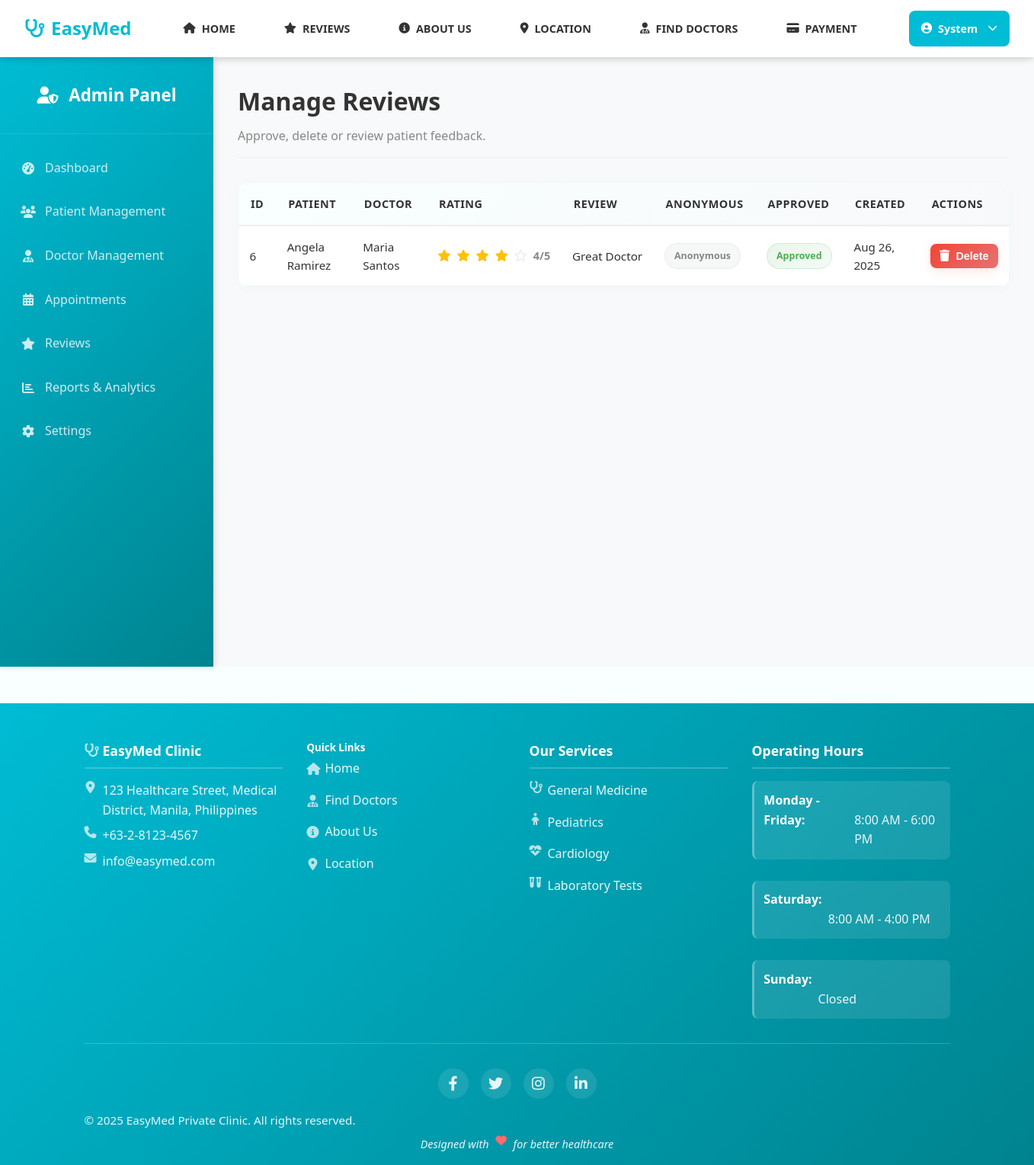
/admin/Reviews/review_admin.php (signed in), run on the app's committed database.
### tables this page shows
CREATE TABLE reviews (
                    id INTEGER PRIMARY KEY AUTOINCREMENT,
                    patient_id INTEGER NOT NULL,
                    doctor_id INTEGER NOT NULL,
                    appointment_id INTEGER,
                    rating INTEGER CHECK (rating >= 1 AND rating <= 5),
                    review_text TEXT,
                    status VARCHAR(20) DEFAULT 'active' CHECK (status IN ('active', 'inactive')),
                    created_at DATETIME DEFAULT CURRENT_TIMESTAMP, is_anonymous INTEGER DEFAULT 0, is_approved INTEGER DEFAULT 1,
                    FOREIGN KEY (patient_id) REFERENCES patients(id),
                    FOREIGN KEY (doctor_id) REFERENCES doctors(id),
                    FOREIGN KEY (appointment_id) REFERENCES appointments(id)
                );

### includes/database.php (called while the page is built, shortened)
<?php
class Database {
    private $connection;
    private static $instance = null;
    public static function getInstance() {
        if (self::$instance === null) {
            self::$instance = new self();
        }
        return self::$instance;
    }
    private function connect() {
        try {
            if (DB_TYPE === 'sqlite') {
                $this->connection = new PDO(
                    "sqlite:" . SQLITE_PATH,
                    null,
                    null,
                    array(
                        PDO::ATTR_ERRMODE => PDO::ERRMODE_EXCEPTION,
                        PDO::ATTR_DEFAULT_FETCH_MODE => PDO::FETCH_ASSOC
                    )
                );
                $this->connection->exec('PRAGMA foreign_keys = ON');
            }
        } catch (PDOException $e) {
            die("Database connection failed: " . $e->getMessage());
        }
    }
    public function query($sql, $params = array()) {
        try {
            $stmt = $this->connection->prepare($sql);
            $stmt->execute($params);
            return $stmt;
        } catch (PDOException $e) {
            error_log("Database query error: " . $e->getMessage());
            throw $e;
        }
    }
    public function fetchAll($sql, $params = array()) {
        $stmt = $this->query($sql, $params);
        return $stmt->fetchAll();
    }
}
?>

### admin/Reviews/review_admin.php (the view, shortened to what this page needs)
<?php
$db = Database::getInstance();
$reviews = $db->fetchAll("SELECT r.*, p.user_id as patient_user_id, u_p.first_name as patient_first_name, u_p.last_name as patient_last_name, d.user_id as doctor_user_id, u_d.first_name as doctor_first_name, u_d.last_name as doctor_last_name
    FROM reviews r
    LEFT JOIN patients p ON r.patient_id = p.id
    LEFT JOIN users u_p ON p.user_id = u_p.id
    LEFT JOIN doctors d ON r.doctor_id = d.id
    LEFT JOIN users u_d ON d.user_id = u_d.id
    ORDER BY r.created_at DESC");
require_once '../../includes/header.php';
?>
<div class="admin-container">
    <?php include __DIR__ . '/../components/sidebar.php'; ?>
    <div class="admin-content">
        <div class="content-header">
            <h1>Manage Reviews</h1>
            <p>Approve, delete or review patient feedback.</p>
        </div>
        <div class="content-section">
            <div class="table-container">
                <table class="data-table">
                    <thead>
                        <tr>
                            <th>ID</th>
                            <th>Patient</th>
                            <th>Doctor</th>
                            <th>Rating</th>
                            <th>Review</th>
                            <th>Anonymous</th>
                            <th>Approved</th>
                            <th>Created</th>
                            <th>Actions</th>
                        </tr>
                    </thead>
                    <tbody>
                        <?php foreach ($reviews as $r): ?>
                        <tr>
                            <td><?php echo $r['id']; ?></td>
                            <td><?php echo $r['patient_user_id'] ? htmlspecialchars($r['patient_first_name'] . ' ' . $r['patient_last_name']) : 'Guest'; ?></td>
                            <td><?php echo $r['doctor_user_id'] ? htmlspecialchars($r['doctor_first_name'] . ' ' . $r['doctor_last_name']) : 'Unknown'; ?></td>
                            <td>
                                <div class="rating-display">
                                    <?php
                                    $rating = intval($r['rating']);
                                    for ($i = 1; $i <= 5; $i++) {
                                        echo $i <= $rating ? '<i class="fas fa-star star-filled"></i>' : '<i class="far fa-star star-empty"></i>';
                                    }
                                    ?>
                                    <span class="rating-number"><?php echo $rating; ?>/5</span>
                                </div>
                            </td>
                            <td><?php echo nl2br(htmlspecialchars($r['review_text'])); ?></td>
                            <td><?php echo $r['is_anonymous'] ? '<span class="pill pill-anonymous">Anonymous</span>' : '<span class="pill pill-public">Public</span>'; ?></td>
                            <td><?php echo $r['is_approved'] ? '<span class="pill pill-approved">Approved</span>' : '<span class="pill pill-pending">Pending</span>'; ?></td>
                            <td><?php echo date('M j, Y', strtotime($r['created_at'])); ?></td>
                            <td>
                                <form method="post" action="process_review_admin.php" style="display:inline-block;">
                                    <button type="submit" name="action" value="delete" class="btn btn-sm btn-danger" onclick="return confirm('Delete this review?');">
                                        <i class="fas fa-trash"></i> Delete
                                    </button>
                                </form>
                            </td>
                        </tr>
                        <?php endforeach; ?>
                    </tbody>
                </table>
            </div>
        </div>
    </div>
</div>
<?php require_once '../../includes/footer.php';

### assets/css/style.css (style rules this page uses)
:root { --primary-cyan: #00bcd4; --light-cyan: #4dd0e1; --dark-cyan: #0097a7; --white: #ffffff; --light-gray: #f5f5f5; --medium-gray: #e0e0e0; --dark-gray: #757575; --text-dark: #333333; --text-light: #666666; --success: #4caf50; --warning: #ff9800; --error: #f44336; --shadow: rgba(0, 188, 212, 0.1); }
* { margin: 0; padding: 0; box-sizing: border-box; }
body { font-family: 'Segoe UI', Tahoma, Geneva, Verdana, sans-serif; line-height: 1.6; color: var(--text-dark); background-color: #f8fffe; }
.btn { padding: 0.75rem 1.5rem; border: none; border-radius: 8px; cursor: pointer; font-size: 0.9rem; font-weight: 600; text-decoration: none; display: inline-flex; align-items: center; gap: 0.5rem; transition: all 0.3s ease; text-align: center; justify-content: center; }
.btn-sm { padding: 0.5rem 1rem; font-size: 0.85rem; }

### assets/css/components/header.css (style rules this page uses)
:root { --primary-cyan: #00bcd4; --light-cyan: #4dd0e1; --dark-cyan: #0097a7; --white: #ffffff; --light-gray: #f5f5f5; --medium-gray: #e0e0e0; --dark-gray: #757575; --text-dark: #333333; --text-light: #666666; --success: #4caf50; --warning: #ff9800; --error: #f44336; --shadow: rgba(0, 188, 212, 0.1); }

### assets/css/components/footer.css (style rules this page uses)
:root { --primary-cyan: #00bcd4; --light-cyan: #4dd0e1; --dark-cyan: #0097a7; --white: #ffffff; --light-gray: #f5f5f5; --medium-gray: #e0e0e0; --dark-gray: #757575; --text-dark: #333333; --text-light: #666666; --success: #4caf50; --warning: #ff9800; --error: #f44336; --shadow: rgba(0, 188, 212, 0.1); --border-color: #e2e8f0; --bg-light: #f8fafc; }

### assets/css/admin/sidebar.css (style rules this page uses)
:root { --primary-cyan: #00bcd4; --light-cyan: #4dd0e1; --dark-cyan: #0097a7; --white: #ffffff; --light-gray: #f5f5f5; --medium-gray: #e0e0e0; --dark-gray: #757575; --text-dark: #333333; --text-light: #666666; --success: #4caf50; --warning: #ff9800; --error: #f44336; --shadow: rgba(0, 188, 212, 0.1); }
.admin-container { display: flex; min-height: 100vh; background-color: var(--light-gray); }
.admin-content { flex: 1; margin-left: 280px; padding: 2rem; background-color: var(--light-gray); min-height: 100vh; }

### assets/css/admin/review_admin.css (style rules this page uses)
:root { --primary-cyan: #00bcd4; --light-cyan: #4dd0e1; --dark-cyan: #00838f; --success: #4caf50; --warning: #ff9800; --error: #f44336; --white: #ffffff; --text-dark: #333333; --text-light: #888888; --light-gray: #f8f9fa; --table-border: rgba(0, 188, 212, 0.08); }
.content-header { margin-bottom: 2rem; padding-bottom: 1rem; border-bottom: 1px solid #eee; }
.content-header h1 { color: var(--text-dark); font-size: 2rem; font-weight: 600; margin: 0 0 0.5rem 0; display: flex; align-items: center; gap: 0.75rem; }
.content-header p { color: var(--text-light); font-size: 1rem; margin: 0; line-height: 1.5; }
.table-container { overflow-x: auto; border-radius: 12px; border: 1px solid var(--table-border); background: var(--white); box-shadow: 0 4px 20px rgba(0, 188, 212, 0.03); }
.data-table { width: 100%; border-collapse: collapse; background: var(--white); }
.data-table thead { background: linear-gradient(135deg, #f8fffe, var(--light-gray)); }
.data-table th { padding: 1rem; text-align: left; font-weight: 600; color: var(--text-dark); border-bottom: 2px solid #eee; font-size: 0.9rem; text-transform: uppercase; letter-spacing: 0.5px; }
.data-table td { padding: 0.9rem; border-bottom: 1px solid #f0f0f0; color: var(--text-dark); font-size: 0.95rem; vertical-align: middle; }
.rating-display { display:flex; align-items:center; gap:8px; }
.star-filled { color: #ffc107; }
.star-empty { color: #e9ecef; }
.rating-number { font-weight:700; color:var(--text-light); font-size:0.9rem; }
.pill { display:inline-flex; align-items:center; gap:6px; padding:6px 12px; border-radius:25px; font-weight:700; font-size:0.78rem; }
.pill-approved { background: linear-gradient(135deg, rgba(76,175,80,0.12), rgba(129,199,132,0.08)); color:var(--success); border:1px solid rgba(76,175,80,0.18); }
.pill-anonymous { background: rgba(108,117,125,0.06); color:var(--text-light); border:1px solid rgba(108,117,125,0.08); }
.btn-sm { display:inline-flex; align-items:center; gap:8px; padding:8px 12px; border-radius:8px; font-weight:600; font-size:0.9rem; border:none; cursor:pointer; }
.btn-sm.btn-danger { background: linear-gradient(135deg, var(--error), #e57373); color:#fff; box-shadow:0 4px 15px rgba(244,67,54,0.12); }
.btn-sm i { font-size:0.95rem; }
.data-table td:nth-child(5) { max-width:380px; white-space:nowrap; overflow:hidden; text-overflow:ellipsis; }

### data on the page
reviews: id "6", patient_last_name "Angela Ramirez", doctor_last_name "Maria Santos", rating "4", review_text "Great Doctor", is_anonymous "Anonymous", is_approved "Approved", created_at "Aug 26, 2025"

### other printed values
getClinicSetting('clinic_phone', '+63-2-8123-4567') "+63-2-8123-4567"
getClinicSetting('clinic_email', 'info@easymed.com') "info@easymed.com"
